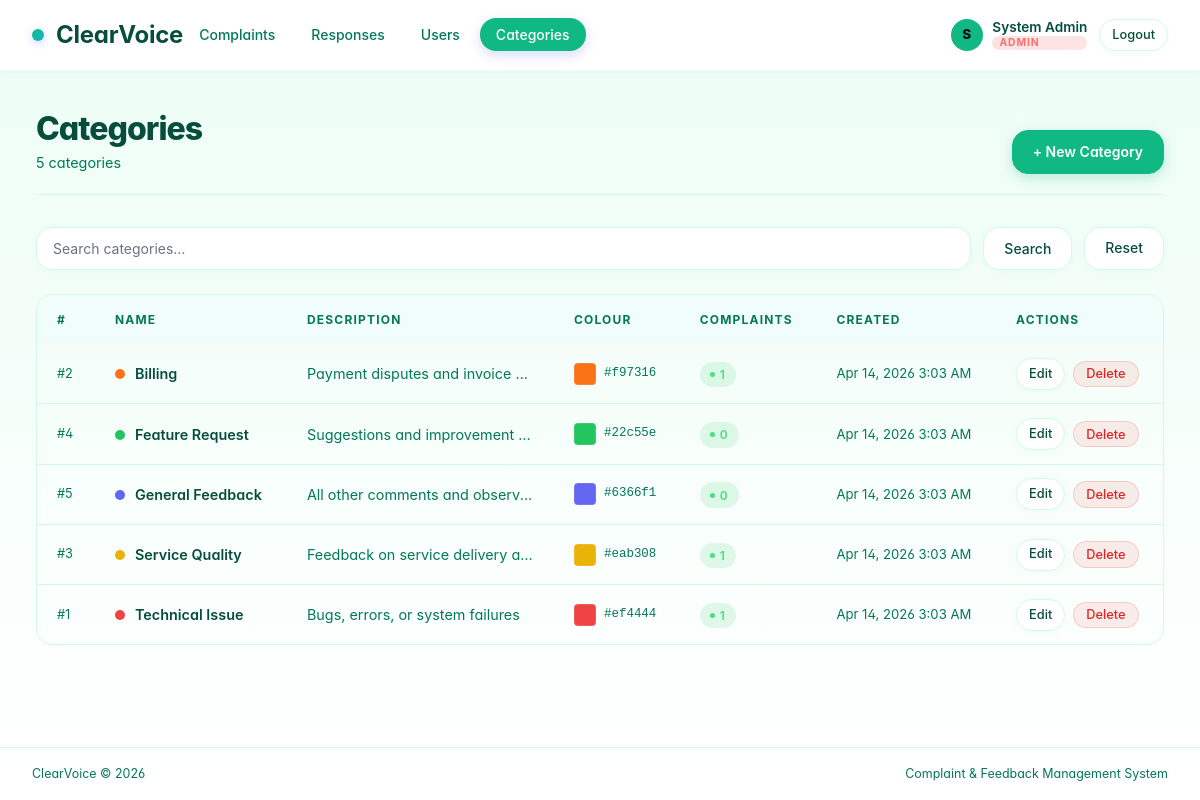
The page /pages/categories/index.php (signed in) on the database its author committed.
### tables this page shows
CREATE TABLE IF NOT EXISTS categories (
    id          INT UNSIGNED AUTO_INCREMENT PRIMARY KEY,
    name        VARCHAR(80)   NOT NULL UNIQUE,
    description VARCHAR(255)  NOT NULL DEFAULT '',
    color       VARCHAR(7)    NOT NULL DEFAULT '#6366f1',
    created_at  DATETIME NOT NULL DEFAULT CURRENT_TIMESTAMP,
    updated_at  DATETIME NOT NULL DEFAULT CURRENT_TIMESTAMP ON UPDATE CURRENT_TIMESTAMP
);

### includes/helpers.php (called while the page is built, shortened)
<?php
function e(string $value): string
{
    return htmlspecialchars($value, ENT_QUOTES | ENT_SUBSTITUTE, 'UTF-8');
}
function formatDate(string $datetime): string
{
    return date('M j, Y  g:i A', strtotime($datetime));
}

### pages/categories/index.php (the view, shortened to what this page needs)
<?php
require_once __DIR__ . '/../../includes/header.php';
$db         = getDB();
$search     = trim($_GET['search'] ?? '');
$params     = [];
$where      = '1=1';
$stmt       = $db->prepare("SELECT c.*, COUNT(comp.id) AS complaint_count
    FROM categories c
    LEFT JOIN complaints comp ON comp.category_id = c.id
    WHERE $where
    GROUP BY c.id
    ORDER BY c.name ASC");
$stmt->execute($params);
$categories = $stmt->fetchAll();
?>
<div class="page-header">
    <div><h1>Categories</h1><p><?= count($categories) ?> categor<?= count($categories) === 1 ? 'y' : 'ies' ?></p></div>
    <a href="create.php" class="btn btn-primary">+ New Category</a>
</div>
<div class="search-bar">
    <form method="get" style="display:contents">
        <input type="text" name="search" value="<?= e($search) ?>" placeholder="Search categories…">
        <button type="submit" class="btn btn-secondary">Search</button>
        <a href="index.php" class="btn btn-secondary">Reset</a>
    </form>
</div>
<?php if (empty($categories)): ?>
    <div class="empty-state"><div class="empty-icon">🏷️</div><p>No categories found.</p></div>
<?php else: ?>
<div class="table-wrap">
    <table>
        <thead>
            <tr><th>#</th><th>Name</th><th>Description</th><th>Colour</th><th>Complaints</th><th>Created</th><th>Actions</th></tr>
        </thead>
        <tbody>
        <?php foreach ($categories as $cat): ?>
            <tr>
                <td style="color:var(--text-muted);font-size:.8rem">#<?= $cat['id'] ?></td>
                <td style="font-weight:600">
                    <span class="cat-dot" style="background:<?= e($cat['color']) ?>"></span>
                    <?= e($cat['name']) ?>
                </td>
                <td style="color:var(--text-muted);max-width:260px;overflow:hidden;text-overflow:ellipsis;white-space:nowrap">
                    <?= e($cat['description']) ?>
                </td>
                <td>
                    <div style="display:flex;align-items:center;gap:.5rem">
                        <span style="width:22px;height:22px;border-radius:4px;background:<?= e($cat['color']) ?>;display:inline-block;border:1px solid rgba(255,255,255,.12)"></span>
                        <code style="font-size:.78rem;color:var(--text-muted)"><?= e($cat['color']) ?></code>
                    </div>
                </td>
                <td>
                    <span class="badge badge-resolved"><?= (int)$cat['complaint_count'] ?></span>
                </td>
                <td style="color:var(--text-muted);font-size:.82rem"><?= formatDate($cat['created_at']) ?></td>
                <td>
                    <div class="actions">
                        <a href="edit.php?id=<?= $cat['id'] ?>" class="btn btn-secondary btn-sm">Edit</a>
                        <button class="btn btn-danger btn-sm"
                            data-delete-url="delete.php?id=<?= $cat['id'] ?>"
                            data-delete-label="<?= e($cat['name']) ?>">Delete</button>
                    </div>
                </td>
            </tr>
        <?php endforeach; ?>
        </tbody>
    </table>
</div>
<?php endif; ?>
<?php require_once __DIR__ . '/../../includes/footer.php'; ?>

### assets/css/style.css (style rules this page uses)
:root { --bg: #ffffff; --bg-card: #ffffff; --bg-hover: #f0fdfa; --bg-gradient: linear-gradient(135deg, #10b981 0%, #14b8a6 50%, #06b6d4 100%); --border: #d1fae5; --border-light:#ecfdf5; --accent: #10b981; --accent-dim: #059669; --accent-light: #34d399; --text: #064e3b; --text-muted: #047857; --text-subtle: #6b7280; --danger: #dc2626; --success: #059669; --info: #0891b2; --warning: #d97706; --radius: 8px; --radius-lg: 16px; --radius-xl: 24px; --font-head: 'Inter', 'Syne', sans-serif; --font-body: 'Inter', 'DM Sans', sans-serif; --shadow: 0 10px 40px rgba(16,185,129,.08); --shadow-sm: 0 2px 8px rgba(16,185,129,.04); --shadow-lg: 0 20px 60px rgba(16,185,129,.12); }
*, *::before, *::after { box-sizing: border-box; margin: 0; padding: 0; }
html { scroll-behavior: smooth; }
body { background: linear-gradient(to bottom, #ecfdf5, #ffffff); color: var(--text); font-family: var(--font-body); font-size: 14px; line-height: 1.6; min-height: 100vh; display: flex; flex-direction: column; font-feature-settings: "cv02", "cv03", "cv04", "cv11"; }
a { color: var(--accent); text-decoration: none; }
.page-header { display: flex; align-items: flex-end; justify-content: space-between; margin-bottom: 2rem; padding-bottom: 1.25rem; border-bottom: 1px solid var(--border); gap: 1rem; flex-wrap: wrap; }
.page-header h1 { font-family: var(--font-head); font-size: 2rem; font-weight: 800; letter-spacing: -.03em; line-height: 1.1; color: var(--text); }
.page-header p { color: var(--text-muted); font-size: .9rem; margin-top: .25rem; }
.table-wrap { overflow-x: auto; border-radius: var(--radius-lg); border: 1px solid var(--border); }
table { width: 100%; border-collapse: collapse; font-size: .9rem; }
thead { background: var(--bg-hover); border-bottom: 1px solid var(--border-light); }
thead th { font-family: var(--font-head); font-size: .75rem; font-weight: 700; text-transform: uppercase; letter-spacing: .1em; color: var(--text-muted); padding: .9rem 1.25rem; text-align: left; white-space: nowrap; }
tbody tr { border-bottom: 1px solid var(--border); transition: background .15s; }
tbody tr:last-child { border-bottom: none; }
tbody td { padding: .85rem 1.25rem; color: var(--text); vertical-align: middle; }
.badge { display: inline-flex; align-items: center; gap: .3rem; padding: .2rem .65rem; border-radius: 99px; font-size: .75rem; font-weight: 600; letter-spacing: .04em; white-space: nowrap; }
.badge::before { content: ''; width: 5px; height: 5px; border-radius: 50%; background: currentColor; }
.badge-resolved { background: rgba(34,197,94,.12); color: #4ade80; }
.cat-dot { width: 10px; height: 10px; border-radius: 50%; display: inline-block; margin-right: .4rem; flex-shrink: 0; }
.btn { display: inline-flex; align-items: center; gap: .5rem; padding: .6rem 1.25rem; border-radius: var(--radius-lg); font-family: var(--font-body); font-size: .875rem; font-weight: 500; cursor: pointer; border: 1px solid transparent; transition: all .2s cubic-bezier(0.4, 0, 0.2, 1); text-decoration: none !important; white-space: nowrap; position: relative; overflow: hidden; }
.btn::before { content: ''; position: absolute; top: 50%; left: 50%; width: 0; height: 0; border-radius: 50%; background: rgba(255,255,255,.2); transform: translate(-50%, -50%); transition: width .3s, height .3s; }
.btn-primary { background: var(--accent); color: white; border-color: var(--accent); font-weight: 600; box-shadow: 0 4px 12px rgba(16,185,129,.25); }
.btn-secondary { background: var(--bg-card); color: var(--text); border-color: var(--border); box-shadow: var(--shadow-sm); }
.btn-danger { background: rgba(239,68,68,.1); color: var(--danger); border-color: rgba(239,68,68,.2); }
.btn-sm { padding: .3rem .75rem; font-size: .8rem; }
.actions { display: flex; gap: .5rem; align-items: center; }
input[type="text"], input[type="email"], input[type="color"], input[type="password"], select, textarea { background: var(--bg-card); border: 1px solid var(--border); border-radius: var(--radius-lg); color: var(--text); font-family: var(--font-body); font-size: .875rem; padding: .75rem 1rem; width: 100%; transition: all .2s cubic-bezier(0.4, 0, 0.2, 1); appearance: none; box-shadow: var(--shadow-sm); }
input::placeholder, textarea::placeholder { color: var(--text-subtle); }
.search-bar { display: flex; gap: .75rem; margin-bottom: 1.5rem; flex-wrap: wrap; }
.search-bar input, .search-bar select { flex: 1; min-width: 160px; }
.fade-in { animation: fadeIn .35s ease both; }

### rows shown on the page
categories: id "2", name "Billing", description "Payment disputes and invoice…", color "#f97316", complaint_count "1", created_at "Apr 14, 2026 3:03 AM"
categories: id "4", name "Feature Request", description "Suggestions and improvement…", color "#22c55e", complaint_count "0", created_at "Apr 14, 2026 3:03 AM"
categories: id "5", name "General Feedback", description "All other comments and observ…", color "#6366f1", complaint_count "0", created_at "Apr 14, 2026 3:03 AM"
categories: id "3", name "Service Quality", description "Feedback on service delivery a…", color "#eab308", complaint_count "1", created_at "Apr 14, 2026 3:03 AM"
categories: id "1", name "Technical Issue", description "Bugs, errors, or system failures", color "#ef4444", complaint_count "1", created_at "Apr 14, 2026 3:03 AM"

### other values the page prints
substr($currentUser['name'], 0, 1) "S"
$currentUser['name'] "System Admin"
$currentUser['role'] "ADMIN"
count($categories) "5"
